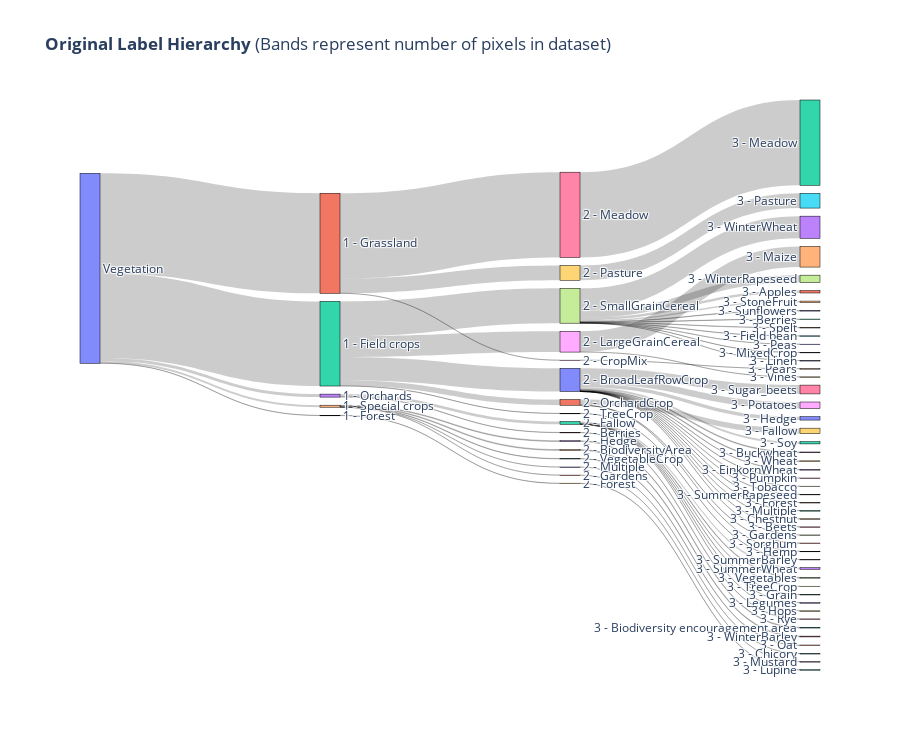

Notebook code for this chart:
### Code cell
# Prepare data for Sankey diagram
node_labels = ["Vegetation"]

# Create labels for tier 1 nodes
tier1_labels = [f"1 - {dataset_info['tier1'][i]}" for i in list(pixels_by_tier_category['tier1'].keys()) if i != 0]
node_labels.extend(tier1_labels)

# Create labels for tier 2 nodes
tier2_labels = [f"2 - {dataset_info['tier2'][i]}" for i in list(pixels_by_tier_category['tier2'].keys()) if i != 0]
node_labels.extend(tier2_labels)

# Create labels for tier 3 nodes
tier3_labels = [f"3 - {dataset_info['tier3'][i]}" for i in list(pixels_by_tier_category['tier3'].keys()) if i != 0]
node_labels.extend(tier3_labels)

# Create source and target lists based on the provided relationships
sources = []
targets = []
values = []

# Tier1 to Vegetation links
for i, t1_index in enumerate(tier1_labels):

    sources.append(0)  # Index of Vegetation node
    targets.append(i+1)  # Adjust index for tier 1 node
    values.append(pixels_by_tier_category['tier1'][i+1])


# Tier2 to Tier1 links
for i, t1_index in enumerate(tier2_to_tier1):
    if i == 0:
        continue
    targets.append(len(tier1_labels) + i)  # Adjust index for tier 2 node
    sources.append(t1_index)  # Adjust index for tier 1 node
    values.append(pixels_by_tier_category['tier2'][i])

# Tier3 to Tier2 links
for i, t2_index in enumerate(tier3_to_tier2):
    if i == 0:
        continue
    targets.append(len(tier1_labels) + len(tier2_labels) + i)  # Index of tier 3 node
    sources.append(len(tier1_labels) + t2_index)  # Adjust index for tier 2 node
    values.append(pixels_by_tier_category['tier3'][i])

# Create the Sankey diagram using Plotly
fig = go.Figure(data=[go.Sankey(
    node=dict(
        pad=15,
        thickness=20,
        line=dict(color="black", width=0.5),
        label=node_labels
    ),
    link=dict(
        source=sources,
        target=targets,
        value=values
    )
)])

fig.update_layout(title_text="<b>Original Label Hierarchy</b> (Bands represent number of pixels in dataset)", font_size=12, height=750)
fig.show()

### Figure 1 — Plotly figure (JSON) as saved in the notebook; plotly's stock layout.template omitted (floating-point values rounded to 4 significant figures)
{"data": [{"link": {"source": [0, 0, 0, 0, 0, 1, 2, 2, 1, 2, 2, 3, 4, 4, 4, 3, 2, 1, 5, 4, 4, 6, 7, 8, 9, 10, 7, 10, 11, 10, 7, 10, 12, 7, 13, 14, 12, 10, 10, 7, 15, 7, 10, 7, 7, 16, 12, 17, 8, 7, 11, 12, 7, 18, 19, 10, 10, 11, 10, 7, 10, 10, 12, 10, 20, 10, 10, 21, 12], "target": [1, 2, 3, 4, 5, 6, 7, 8, 9, 10, 11, 12, 13, 14, 15, 16, 17, 18, 19, 20, 21, 22, 23, 24, 25, 26, 27, 28, 29, 30, 31, 32, 33, 34, 35, 36, 37, 38, 39, 40, 41, 42, 43, 44, 45, 46, 47, 48, 49, 50, 51, 52, 53, 54, 55, 56, 57, 58, 59, 60, 61, 62, 63, 64, 65, 66, 67, 68, 69], "value": [3801809, 3214370, 113969, 76799, 10403, 3239274, 1323210, 790808, 558928, 878427, 215469, 103518, 28732, 30923, 16406, 10451, 6456, 3607, 10403, 699, 39, 3239274, 842024, 785191, 558928, 335164, 277369, 249109, 208066, 130231, 92468, 83012, 62020, 54044, 28732, 30923, 28113, 29414, 25894, 15845, 16406, 12198, 12066, 9350, 10679, 10451, 6217, 6456, 5617, 3583, 5502, 6006, 3879, 3607, 10403, 3353, 3186, 1901, 2351, 1771, 1945, 1473, 1151, 720, 699, 320, 189, 39, 11]}, "node": {"label": ["Vegetation", "1 - Grassland", "1 - Field crops", "1 - Orchards", "1 - Special crops", "1 - Forest", "2 - Meadow", "2 - SmallGrainCereal", "2 - LargeGrainCereal", "2 - Pasture", "2 - BroadLeafRowCrop", "2 - OrchardCrop", "2 - Fallow", "2 - Hedge", "2 - BiodiversityArea", "2 - VegetableCrop", "2 - Berries", "2 - TreeCrop", "2 - CropMix", "2 - Forest", "2 - Multiple", "2 - Gardens", "3 - Meadow", "3 - WinterWheat", "3 - Maize", "3 - Pasture", "3 - Sugar_beets", "3 - WinterRapeseed", "3 - Potatoes", "3 - Fallow", "3 - Hedge", "3 - Apples", "3 - Soy", "3 - SummerWheat", "3 - StoneFruit", "3 - Biodiversity encouragement area", "3 - WinterBarley", "3 - Vegetables", "3 - Buckwheat", "3 - Wheat", "3 - Sunflowers", "3 - Oat", "3 - Berries", "3 - EinkornWheat", "3 - Spelt", "3 - Field bean", "3 - Rye", "3 - TreeCrop", "3 - SummerBarley", "3 - Vines", "3 - Peas", "3 - Sorghum", "3 - Grain", "3 - MixedCrop", "3 - Pears", "3 - Lupine", "3 - Pumpkin", "3 - Tobacco", "3 - Hemp", "3 - SummerRapeseed", "3 - Linen", "3 - Forest", "3 - Multiple", "3 - Legumes", "3 - Chestnut", "3 - Chicory", "3 - Beets", "3 - Gardens", "3 - Mustard", "3 - Hops"], "line": {"color": "black", "width": 0.5}, "pad": 15, "thickness": 20}, "type": "sankey"}], "layout": {"font": {"size": 12}, "height": 750, "title": {"text": "<b>Original Label Hierarchy</b> (Bands represent number of pixels in dataset)"}}}
